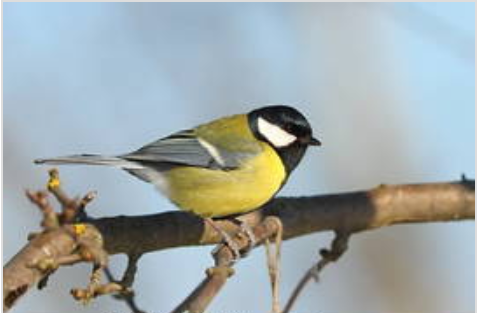
#> input picture Segmentation/oiseau.png, 477 x 313 px
$ jupyter execute --allow-errors clustering.ipynb   (older library calls are emulated)
#> lines starting #> are read from the running program, lines starting #| are printed output that depends on the picture
# <center> <font color=pink> 2éme Compte rendu:segmentation </font></center>

K-means (k-moyennes) est un  algorithme non supervisé  de clustering,il permet de regrouper en K clusters distincts les observations du data set. Ainsi les données similaires se retrouveront  dans un même cluster.Par ailleurs, une observation ne peut se retrouver que dans un cluster à la fois (exclusivité d’appartenance).Une même observation, ne pourra donc, appartenir à deux clusters différents

[cell 1]
import numpy as np
import cv2
from sklearn.cluster import KMeans
from sklearn.cluster import MiniBatchKMeans
import skimage.io
import matplotlib.pyplot as plt


image = cv2.imread('oiseau.png')
#> image is the input picture: shape (313, 477, 3); mean B, G, R 169.5, 169.2, 160.2
(h1, w1) = image.shape[:2]
#> h1 = 313; w1 = 477

image = cv2.cvtColor(image, cv2.COLOR_BGR2LAB)
#> image: shape (313, 477, 3); mean of channels 0, 1, 2 174.2, 125.8, 127.2

image = image.reshape((image.shape[0] * image.shape[1], 3))

clt = KMeans(n_clusters =5)

labels = clt.fit_predict(image)
quant = clt.cluster_centers_.astype("uint8")[labels]

#reshape the feature vectors to images
quant = quant.reshape((h1, w1, 3))
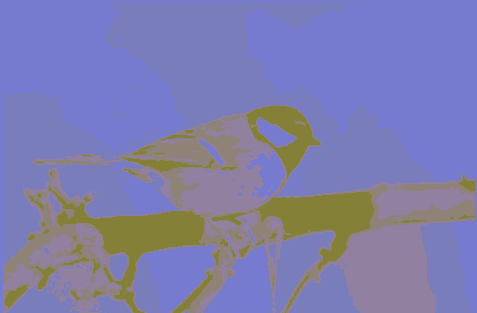
#> quant: shape (313, 477, 3); mean of channels 0, 1, 2 173.6, 125.4, 126.8; drawn as B, G, R
image = image.reshape((h1, w1, 3))

# convert from L*a*b* to RGB
quant = cv2.cvtColor(quant, cv2.COLOR_LAB2BGR)
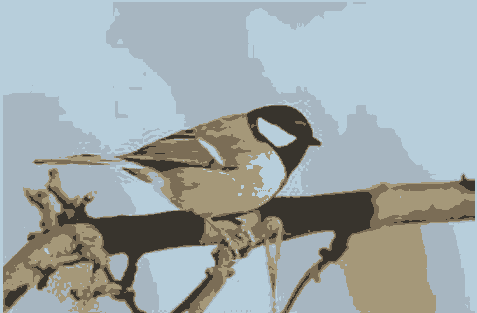
#> quant: shape (313, 477, 3); mean B, G, R 170, 168.8, 159
image = cv2.cvtColor(image, cv2.COLOR_LAB2BGR)

cv2.imwrite('oiseau5.png', quant)
plt.imshow(image)

cv2.imread('oiseau.png')
cv2.waitKey(0)
cv2.destroyAllWindows()

[cell 2]
plt.imshow(image)

## Choisir K : le nombre de clusters
le nombre de cluster K n’est pas forcément fixé.En changeant le nombre de clusters l'image .

on remarque que le nombre de cluster fait la segmentation  de l'image en k regions .

Une stratégie simple pour identifier le nombre de classes consiste à faire varier
K et surveiller l’évolution de l''image et on sauvegarde chaque nombre de clusters dans une nouvelle image pour distinguer la difference .

on remarque que l'algoithme distingue les couleurs et fait la séparation les clusters en regroupe en des régions selon le nombre de clusters fixé manuellemnet.

plus le nombre de clusters augmente on rapproche plus a l'image originale.

mais si on augmente le nombre K et depasse 10 , l''image va etre detorirée.

le nombre de clusters depend du domaine et du contexte dans lequel on ava utiliser l'image

# <p style="color:red;">Conclusion</p>

Pour un même jeu de données, il n’existe pas un unique clustering possible. La difficulté résidera donc à choisir un nombre de cluster K qui permettra de mettre en lumière des patterns intéressants entre les données. Malheureusement il n’existe pas de procédé automatisé pour trouver le bon nombre de clusters.

[cell 3]
img_path="oiseau.png"
img = skimage.io.imread(img_path)/255.0

def plotnoise(img, mode, r, c, i):
#> called with mode = 'gaussian', r = 4, c = 2, i = 1
    plt.subplot(r,c,i)
    if mode is not None:
        gimg = skimage.util.random_noise(img, mode=mode)
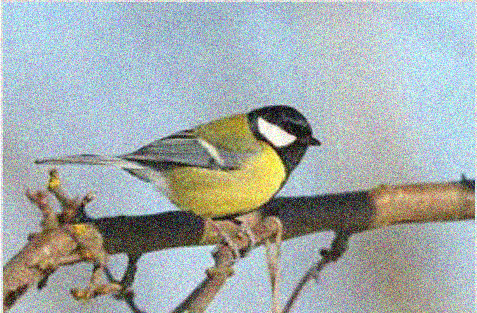
#> gimg: shape (313, 477, 4) float64; mean R, G, B, A 0.628, 0.663, 0.663, 0.96; transparent parts drawn white
        plt.imshow(gimg)
    else:
        plt.imshow(img)
    plt.title(mode)
    plt.axis("off")

plt.figure(figsize=(18,24))
r=4
c=2
plotnoise(img, "gaussian", r,c,1)
plotnoise(img, "localvar", r,c,2)
#> call 2 of plotnoise, with mode = 'localvar', r = 4, c = 2, i = 2
#> in plotnoise (call 2), `gimg = skimage.util.random_noise(img, mode=mode)`:
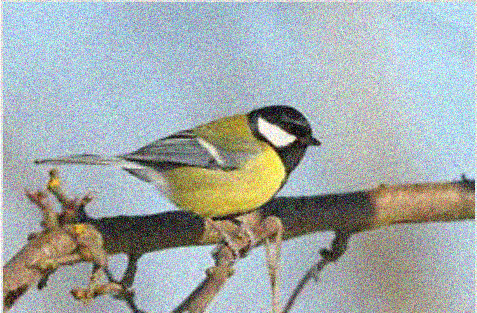
#> gimg: shape (313, 477, 4) float64; mean R, G, B, A 0.628, 0.663, 0.663, 0.96; transparent parts drawn white
plotnoise(img, "poisson", r,c,3)
#> call 3 of plotnoise, with mode = 'poisson', r = 4, c = 2, i = 3
#> in plotnoise (call 3), `gimg = skimage.util.random_noise(img, mode=mode)`:
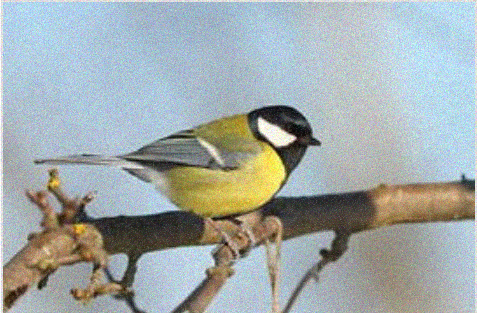
#> gimg: shape (313, 477, 4) float64; mean R, G, B, A 0.628, 0.663, 0.664, 0.975; transparent parts drawn white
plotnoise(img, "salt", r,c,4)
#> call 4 of plotnoise, with mode = 'salt', r = 4, c = 2, i = 4
#> in plotnoise (call 4), `gimg = skimage.util.random_noise(img, mode=mode)`:
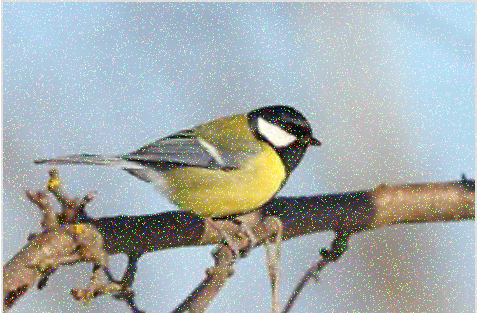
#> gimg: shape (313, 477, 4) float64; mean R, G, B, A 0.647, 0.68, 0.682, 1
plotnoise(img, "pepper", r,c,5)
#> in plotnoise (call 5), `gimg = skimage.util.random_noise(img, mode=mode)`:
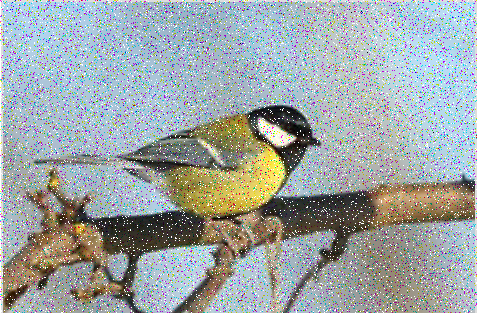
#> gimg: shape (313, 477, 4) float64; mean R, G, B, A 0.597, 0.63, 0.632, 0.95; transparent parts drawn white
plotnoise(img, "s&p", r,c,6)
#> in plotnoise (call 6), `gimg = skimage.util.random_noise(img, mode=mode)`:
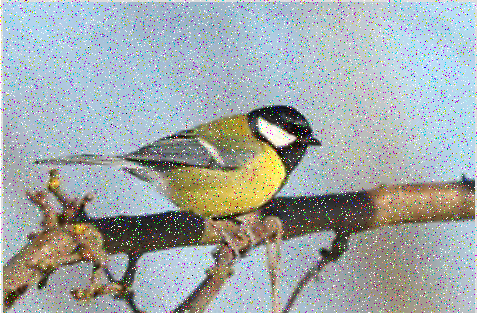
#> gimg: shape (313, 477, 4) float64; mean R, G, B, A 0.622, 0.655, 0.657, 0.975; transparent parts drawn white
plotnoise(img, "speckle", r,c,7)
#> in plotnoise (call 7), `gimg = skimage.util.random_noise(img, mode=mode)`:
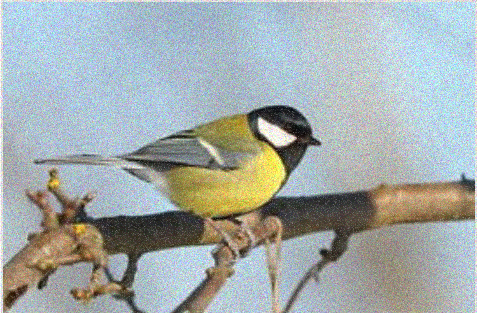
#> gimg: shape (313, 477, 4) float64; mean R, G, B, A 0.628, 0.663, 0.663, 0.96; transparent parts drawn white
plotnoise(img, None, r,c,8)
plt.show()

#> (a cell that did not finish here is left out)

dans cette étape on va ajouter à l'image un bruit de type "s&p" puis on va l'elemine grace à la bibliothéque skimage.restoration

[cell 5]
img_path="oiseau.png"
img = skimage.io.imread(img_path)/255.0

def plotnoise(img, mode, r, c, i):
#> called with mode = 's&p', r = 4, c = 2, i = 1
    plt.subplot(r,c,i)
    if mode is not None:
        gimg = skimage.util.random_noise(img, mode=mode)
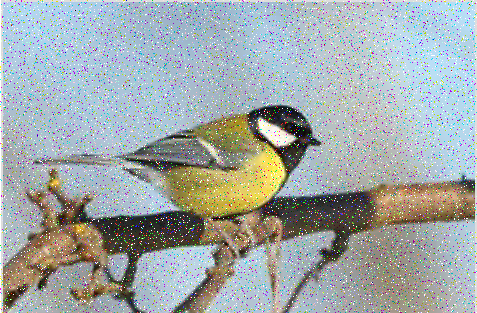
#> gimg: shape (313, 477, 4) float64; mean R, G, B, A 0.622, 0.655, 0.657, 0.975; transparent parts drawn white
        plt.imshow(gimg)
    else:
        plt.imshow(img)
    plt.title(mode)
    plt.axis("off")

plt.figure(figsize=(18,24))
r=4
c=2
plotnoise(img, "s&p", r,c,1)
plt.show()
#> (the rest of this cell did not finish here and is left out)
